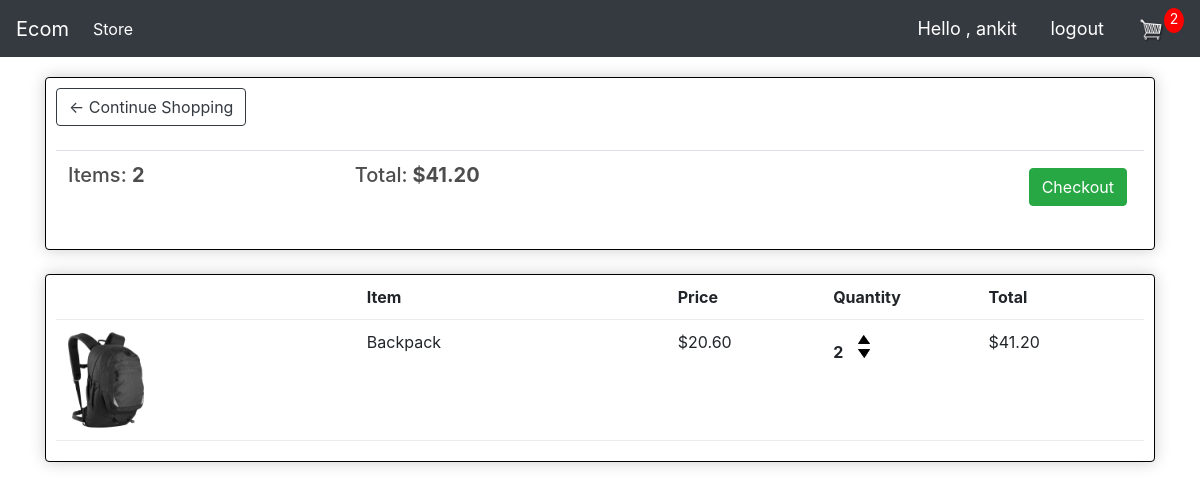
The app's page /cart/ (signed in) with its own data.
### store/models.py (models this page shows, shortened)
class Order(models.Model):
    customer = models.ForeignKey(Customer, on_delete=models.SET_NULL, blank=True,null=True)
    date_orderd = models.DateTimeField(auto_now_add=True)
    complete = models.BooleanField(default=False, null=True, blank=False)
    transaction_id = models.CharField(max_length=200, null=True)
    @property
    def get_cart_total(self):
        orderitems = self.orderitem_set.all()
        total = sum([item.get_total for item in orderitems ])
        return total
    @property
    def get_cart_items(self):
        orderitems = self.orderitem_set.all()
        total = sum([item.quantity for item in orderitems])
        return total

class OrderItem(models.Model):
    product = models.ForeignKey(Product, on_delete=models.SET_NULL, blank=True, null=True)
    order = models.ForeignKey(Order, on_delete=models.SET_NULL, blank=True, null=True)
    quantity = models.IntegerField(default=0, null=True, blank=True)
    date_added = models.DateTimeField(auto_now_add=True)
    @property
    def get_total(self):
        total = self.product.price * self.quantity
        return total

class Product(models.Model):
    name = models.CharField(max_length=200, null=True)
    price = models.DecimalField(max_digits=7,decimal_places=2)
    digital = models.BooleanField(default=False, null=True, blank=False)
    image = models.ImageField(null=True, blank=True)
    @property
    def imageURL(self):
        try:
            url = self.image.url
        except:
            url = ''
        return url

### store/views.py (the view)
# urls.py: path('cart/', views.cart, name='cart'),
def cart(request):
    data = cartData(request)
    cartItems = data['cartItems']
    order = data['order']
    items = data['items']
    context = {'items': items, 'order': order, 'cartItems':cartItems}
    return render(request, 'store/cart.html', context)

### store/utils.py (called while the page is built)
def cartData(request):
    if request.user.is_authenticated:
        customer = request.user.customer
        order, created = Order.objects.get_or_create(customer=customer, complete=False)
        items = order.orderitem_set.all()
        cartItems = order.get_cart_items
    else:
        cookieData = cookieCart(request)
        cartItems = cookieData['cartItems']
        order = cookieData['order']
        items = cookieData['items']
    return {'cartItems': cartItems, 'order': order, 'items': items}

### store/templates/store/cart.html
{% extends 'store/main.html' %}
{% load static %}
{% block content %}
<div class="row">
		<div class="col-lg-12">
			<div class="box-element">
                <a  class="btn btn-outline-dark" href="{% url 'store' %}">&#x2190; Continue Shopping</a>
				<br>
				<br>
				<table class="table">
					<tr>
						<th><h5>Items: <strong>{{ order.get_cart_items }}</strong></h5></th>
						<th><h5>Total:<strong> ${{ order.get_cart_total|floatformat:2 }}</strong></h5></th>
						<th>
							<a  style="float:right; margin:5px;" class="btn btn-success" href="{% url 'checkout' %}">Checkout</a>
						</th>
					</tr>
				</table>
			</div>
			<br>
			<div class="box-element">
                <div class="cart-row">
                    <div style="flex:2" ></div>
                    <div style="flex:2" ><strong>Item</strong></div>
                    <div style="flex:1" ><strong>Price</strong></div>
                    <div style="flex:1" ><strong>Quantity</strong></div>
                    <div style="flex:1" ><strong>Total</strong></div>
                </div>
                {% for item in items %}
                <div class="cart-row">
                    <div style="flex:2" ><img class="row-image" src="{{ item.product.imageURL }}"></div>
                    <div style="flex:2" ><p>{{ item.product.name }}</p></div>
                    <div style="flex:1" ><p>${{ item.product.price|floatformat:2 }}</p></div>
                    <div style="flex:1" >
                        <p class="quantity">{{ item.quantity }}</p>
						<div class="quantity">
							<img data-product={{ item.product.id }} data-action="add" class="chg-quantity update-cart" src="{% static  'images/arrow-up.png' %}">
							<img data-product={{ item.product.id }} data-action="remove" class="chg-quantity update-cart" src="{% static  'images/arrow-down.png' %}">
						</div>
                    </div>
                    <div style="flex:1" >${{ item.get_total }}</div>
                </div>
				{% endfor %}
			</div>
		</div>
</div>
{% endblock content %}

### store/templates/store/main.html (shortened to what this page needs)
<!DOCTYPE html>
{% load static %}
<html lang="en">
<head>
    <link rel="stylesheet" type="text/css" href="{% static 'css/main.css' %}">
    <link rel="stylesheet" href="https://cdn.jsdelivr.net/npm/bootstrap@4.5.3/dist/css/bootstrap.min.css">
</head>
<body>
<nav class="navbar fixed-top navbar-expand-lg navbar-dark bg-dark">
  <a class="navbar-brand" href="{% url 'store' %}">Ecom</a>
  <div class="collapse navbar-collapse" id="navbarSupportedContent">
    <ul class="navbar-nav mr-auto">
      <li class="nav-item active">
        <a class="nav-link" href="{% url 'store' %}">Store<span class="sr-only">(current)</span></a>
      </li>
    </ul>
       {% if user.is_authenticated %}
       <span class="hello-msg">Hello , {{request.user}}</span>&nbsp &nbsp
      <span><a class="hello-msg" href="{% url 'logout' %}">logout</a></span>
      {% else %}
      <a href="{% url 'register' %}" class="btn btn-outline-success">Sign Up</a>&nbsp &nbsp
      <a href="{% url 'login' %}" class="btn btn-outline-success">Log In</a>
      {% endif %}
       <div class="form-inline my-2 my-lg-0">
	     	<a href="{% url 'cart' %}">
	    		<img  id="cart-icon" src="{% static 'images/cart.png' %}">
	    	</a>
	    	<p id="cart-total">{{ cartItems }}</p>
	    </div>
  </div>
</nav>
<div class="container">
    <br>
    {% block content %}
    {% endblock content %}
</div>
</body>
</html>

### static/css/main.css (style rules this page uses)
body { background-color: hsl(0, 0%, 98%); }
h1,h2,h3,h4,h5,h6 { color:hsl(0, 0%, 30%); }
.box-element { box-shadow:hsl(0, 0%, 80%) 0 0 16px; background-color: #fff; border-radius: 4px; padding: 10px; border: 1px solid black; }
.bg-dark { background-color: #4f868c!important; }
#cart-icon { width:25px; display: inline-block; margin-left: 15px; }
#cart-total { display: block; text-align: center; color:#fff; background-color: red; width: 20px; height: 25px; border-radius: 50%; font-size: 14px; }
.col-lg-4, .col-lg-6, .col-lg-8, .col-lg-12 { margin-top: 20px; }
.btn { border-radius: 0; }
.row-image { width: 100px; }
.cart-row { display: flex; align-items: flex-stretch; padding-bottom: 10px; margin-bottom: 10px; border-bottom: 1px solid #ececec; }
.quantity { display: inline-block; font-weight: 700; padding-right:10px; }
.chg-quantity { width: 12px; cursor: pointer; display: block; margin-top: 5px; transition:.1s; }

### store/templates/store/main.html (style rules this page uses)
.hello-msg { font-size : 18px; color :#fff; margin-right : 20px; }

### records on screen
Order: get_cart_items "2", get_cart_total "41.20"
OrderItem: product.imageURL (picture), product.name "Backpack", product.price "20.60", quantity "2", get_total "41.20"

### other values on screen
{{ request.user }} "ankit"
{{ cartItems }} "2"
